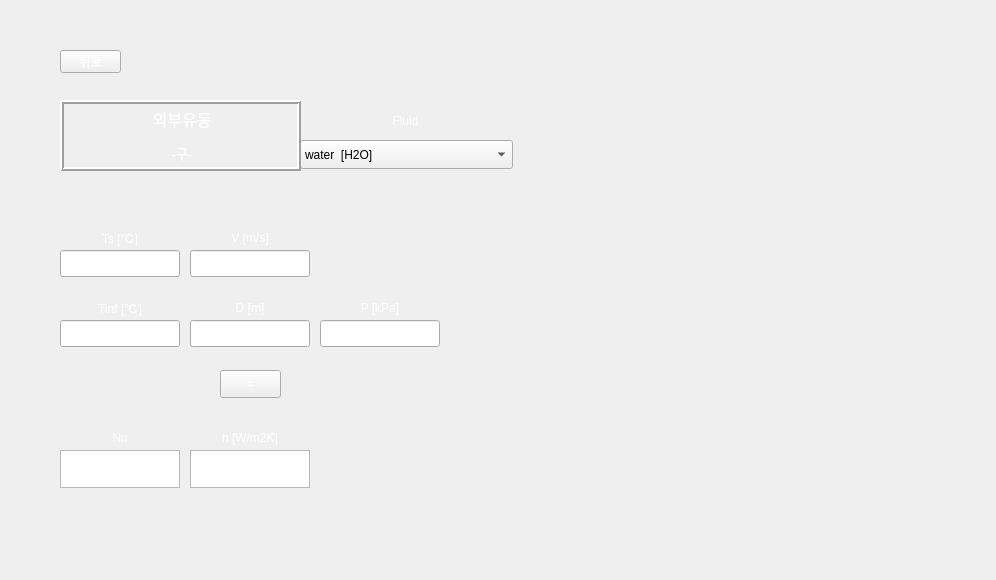
<?xml version="1.0" encoding="UTF-8"?>
<ui version="4.0">
 <class>Form</class>
 <widget class="QWidget" name="Form">
  <property name="geometry">
   <rect>
    <x>0</x>
    <y>0</y>
    <width>996</width>
    <height>580</height>
   </rect>
  </property>
  <property name="minimumSize">
   <size>
    <width>996</width>
    <height>580</height>
   </size>
  </property>
  <property name="maximumSize">
   <size>
    <width>996</width>
    <height>580</height>
   </size>
  </property>
  <property name="windowTitle">
   <string>Form</string>
  </property>
  <property name="styleSheet">
   <string notr="true">background-image: url(:/background/하얀거.png);</string>
  </property>
  <widget class="QLabel" name="label_3">
   <property name="geometry">
    <rect>
     <x>190</x>
     <y>290</y>
     <width>120</width>
     <height>35</height>
    </rect>
   </property>
   <property name="styleSheet">
    <string notr="true">color: qlineargradient(spread:pad, x1:0, y1:1, x2:1, y2:0, stop:0 rgba(255, 255, 255, 255), stop:1 rgba(255, 255, 255, 255));
background-image: url(:/background/버튼2.png);
font: 10pt &quot;맑은 고딕&quot;;</string>
   </property>
   <property name="text">
    <string>D [m]</string>
   </property>
   <property name="alignment">
    <set>Qt::AlignCenter</set>
   </property>
  </widget>
  <widget class="QLineEdit" name="Tinf">
   <property name="geometry">
    <rect>
     <x>60</x>
     <y>320</y>
     <width>120</width>
     <height>27</height>
    </rect>
   </property>
   <property name="styleSheet">
    <string notr="true">
font: 12pt &quot;맑은 고딕&quot;;</string>
   </property>
  </widget>
  <widget class="QPushButton" name="check">
   <property name="geometry">
    <rect>
     <x>220</x>
     <y>370</y>
     <width>61</width>
     <height>28</height>
    </rect>
   </property>
   <property name="styleSheet">
    <string notr="true">QPushButton {
color: qlineargradient(spread:pad, x1:0, y1:1, x2:1, y2:0, stop:0 rgba(255, 255, 255, 255), stop:1 rgba(255, 255, 255, 255));
background-image: url(:/background/버튼2.png);
font: 10pt &quot;맑은 고딕&quot;;
}
QPushButton:hover{
border-image: url(:/background/버튼클릭2.png);
}</string>
   </property>
   <property name="text">
    <string>=</string>
   </property>
  </widget>
  <widget class="QLineEdit" name="D">
   <property name="geometry">
    <rect>
     <x>190</x>
     <y>320</y>
     <width>120</width>
     <height>27</height>
    </rect>
   </property>
   <property name="styleSheet">
    <string notr="true">
font: 12pt &quot;맑은 고딕&quot;;</string>
   </property>
  </widget>
  <widget class="QLabel" name="label_8">
   <property name="geometry">
    <rect>
     <x>60</x>
     <y>290</y>
     <width>120</width>
     <height>35</height>
    </rect>
   </property>
   <property name="styleSheet">
    <string notr="true">color: qlineargradient(spread:pad, x1:0, y1:1, x2:1, y2:0, stop:0 rgba(255, 255, 255, 255), stop:1 rgba(255, 255, 255, 255));
background-image: url(:/background/버튼2.png);
font: 10pt &quot;맑은 고딕&quot;;</string>
   </property>
   <property name="text">
    <string>Tinf [℃]</string>
   </property>
   <property name="alignment">
    <set>Qt::AlignCenter</set>
   </property>
  </widget>
  <widget class="QLineEdit" name="uinf">
   <property name="geometry">
    <rect>
     <x>190</x>
     <y>250</y>
     <width>120</width>
     <height>27</height>
    </rect>
   </property>
   <property name="styleSheet">
    <string notr="true">
font: 12pt &quot;맑은 고딕&quot;;</string>
   </property>
  </widget>
  <widget class="QLineEdit" name="Ts">
   <property name="geometry">
    <rect>
     <x>60</x>
     <y>250</y>
     <width>120</width>
     <height>27</height>
    </rect>
   </property>
   <property name="styleSheet">
    <string notr="true">
font: 12pt &quot;맑은 고딕&quot;;</string>
   </property>
  </widget>
  <widget class="QLabel" name="label_2">
   <property name="geometry">
    <rect>
     <x>190</x>
     <y>220</y>
     <width>120</width>
     <height>35</height>
    </rect>
   </property>
   <property name="styleSheet">
    <string notr="true">color: qlineargradient(spread:pad, x1:0, y1:1, x2:1, y2:0, stop:0 rgba(255, 255, 255, 255), stop:1 rgba(255, 255, 255, 255));
background-image: url(:/background/버튼2.png);
font: 10pt &quot;맑은 고딕&quot;;</string>
   </property>
   <property name="text">
    <string>V [m/s]</string>
   </property>
   <property name="alignment">
    <set>Qt::AlignCenter</set>
   </property>
  </widget>
  <widget class="QLabel" name="label_4">
   <property name="geometry">
    <rect>
     <x>320</x>
     <y>290</y>
     <width>120</width>
     <height>35</height>
    </rect>
   </property>
   <property name="styleSheet">
    <string notr="true">color: qlineargradient(spread:pad, x1:0, y1:1, x2:1, y2:0, stop:0 rgba(255, 255, 255, 255), stop:1 rgba(255, 255, 255, 255));
background-image: url(:/background/버튼2.png);
font: 10pt &quot;맑은 고딕&quot;;</string>
   </property>
   <property name="text">
    <string>P [kPa]</string>
   </property>
   <property name="alignment">
    <set>Qt::AlignCenter</set>
   </property>
  </widget>
  <widget class="QLabel" name="label">
   <property name="geometry">
    <rect>
     <x>60</x>
     <y>220</y>
     <width>120</width>
     <height>35</height>
    </rect>
   </property>
   <property name="styleSheet">
    <string notr="true">color: qlineargradient(spread:pad, x1:0, y1:1, x2:1, y2:0, stop:0 rgba(255, 255, 255, 255), stop:1 rgba(255, 255, 255, 255));
background-image: url(:/background/버튼2.png);
font: 10pt &quot;맑은 고딕&quot;;</string>
   </property>
   <property name="text">
    <string>Ts [℃]</string>
   </property>
   <property name="alignment">
    <set>Qt::AlignCenter</set>
   </property>
  </widget>
  <widget class="QLineEdit" name="P">
   <property name="geometry">
    <rect>
     <x>320</x>
     <y>320</y>
     <width>120</width>
     <height>27</height>
    </rect>
   </property>
   <property name="styleSheet">
    <string notr="true">
font: 12pt &quot;맑은 고딕&quot;;</string>
   </property>
  </widget>
  <widget class="QPushButton" name="pushButton">
   <property name="geometry">
    <rect>
     <x>60</x>
     <y>50</y>
     <width>61</width>
     <height>23</height>
    </rect>
   </property>
   <property name="styleSheet">
    <string notr="true">QPushButton {
color: qlineargradient(spread:pad, x1:0, y1:1, x2:1, y2:0, stop:0 rgba(255, 255, 255, 255), stop:1 rgba(255, 255, 255, 255));
background-image: url(:/background/버튼2.png);
font: 10pt &quot;맑은 고딕&quot;;
}
QPushButton:hover{
border-image: url(:/background/버튼클릭2.png);
}</string>
   </property>
   <property name="text">
    <string>뒤로</string>
   </property>
  </widget>
  <widget class="QLabel" name="label_10">
   <property name="geometry">
    <rect>
     <x>60</x>
     <y>420</y>
     <width>120</width>
     <height>35</height>
    </rect>
   </property>
   <property name="styleSheet">
    <string notr="true">color: qlineargradient(spread:pad, x1:0, y1:1, x2:1, y2:0, stop:0 rgba(255, 255, 255, 255), stop:1 rgba(255, 255, 255, 255));
background-image: url(:/background/버튼2.png);
font: 10pt &quot;맑은 고딕&quot;;</string>
   </property>
   <property name="text">
    <string>Nu</string>
   </property>
   <property name="alignment">
    <set>Qt::AlignCenter</set>
   </property>
  </widget>
  <widget class="QLabel" name="label_9">
   <property name="geometry">
    <rect>
     <x>190</x>
     <y>420</y>
     <width>120</width>
     <height>35</height>
    </rect>
   </property>
   <property name="styleSheet">
    <string notr="true">color: qlineargradient(spread:pad, x1:0, y1:1, x2:1, y2:0, stop:0 rgba(255, 255, 255, 255), stop:1 rgba(255, 255, 255, 255));
background-image: url(:/background/버튼2.png);
font: 10pt &quot;맑은 고딕&quot;;</string>
   </property>
   <property name="text">
    <string>h [W/m2K]</string>
   </property>
   <property name="alignment">
    <set>Qt::AlignCenter</set>
   </property>
  </widget>
  <widget class="QTextBrowser" name="textBrowser_2">
   <property name="geometry">
    <rect>
     <x>190</x>
     <y>450</y>
     <width>120</width>
     <height>38</height>
    </rect>
   </property>
   <property name="sizePolicy">
    <sizepolicy hsizetype="Expanding" vsizetype="Preferred">
     <horstretch>0</horstretch>
     <verstretch>0</verstretch>
    </sizepolicy>
   </property>
   <property name="maximumSize">
    <size>
     <width>16777215</width>
     <height>38</height>
    </size>
   </property>
   <property name="styleSheet">
    <string notr="true">
font: 12pt &quot;맑은 고딕&quot;;</string>
   </property>
  </widget>
  <widget class="QTextBrowser" name="textBrowser">
   <property name="geometry">
    <rect>
     <x>60</x>
     <y>450</y>
     <width>120</width>
     <height>38</height>
    </rect>
   </property>
   <property name="sizePolicy">
    <sizepolicy hsizetype="Expanding" vsizetype="Preferred">
     <horstretch>0</horstretch>
     <verstretch>0</verstretch>
    </sizepolicy>
   </property>
   <property name="maximumSize">
    <size>
     <width>16777215</width>
     <height>38</height>
    </size>
   </property>
   <property name="styleSheet">
    <string notr="true">
font: 12pt &quot;맑은 고딕&quot;;</string>
   </property>
  </widget>
  <widget class="QLabel" name="label_5">
   <property name="geometry">
    <rect>
     <x>300</x>
     <y>102</y>
     <width>211</width>
     <height>38</height>
    </rect>
   </property>
   <property name="styleSheet">
    <string notr="true">color: qlineargradient(spread:pad, x1:0, y1:1, x2:1, y2:0, stop:0 rgba(255, 255, 255, 255), stop:1 rgba(255, 255, 255, 255));
background-image: url(:/background/버튼2.png);
font: 10pt &quot;맑은 고딕&quot;;</string>
   </property>
   <property name="text">
    <string>Fluid</string>
   </property>
   <property name="alignment">
    <set>Qt::AlignCenter</set>
   </property>
  </widget>
  <widget class="QLabel" name="label_6">
   <property name="geometry">
    <rect>
     <x>0</x>
     <y>0</y>
     <width>996</width>
     <height>580</height>
    </rect>
   </property>
   <property name="styleSheet">
    <string notr="true">image: url(:/background/배경2.png);</string>
   </property>
   <property name="text">
    <string/>
   </property>
  </widget>
  <widget class="QLabel" name="label_7">
   <property name="geometry">
    <rect>
     <x>530</x>
     <y>40</y>
     <width>421</width>
     <height>501</height>
    </rect>
   </property>
   <property name="styleSheet">
    <string notr="true">image: url(:/background/ex sphere.PNG);</string>
   </property>
   <property name="text">
    <string/>
   </property>
  </widget>
  <widget class="QLabel" name="label_11">
   <property name="geometry">
    <rect>
     <x>540</x>
     <y>340</y>
     <width>391</width>
     <height>161</height>
    </rect>
   </property>
   <property name="styleSheet">
    <string notr="true">image: url(:/background/ex sphere-2.PNG);</string>
   </property>
   <property name="text">
    <string/>
   </property>
  </widget>
  <widget class="QComboBox" name="fluid_2">
   <property name="geometry">
    <rect>
     <x>300</x>
     <y>140</y>
     <width>213</width>
     <height>29</height>
    </rect>
   </property>
   <property name="styleSheet">
    <string notr="true">background-image: url(:/background/하얀거.png);
font: 10pt &quot;맑은 고딕&quot;;</string>
   </property>
   <item>
    <property name="text">
     <string>water  [H2O]</string>
    </property>
   </item>
   <item>
    <property name="text">
     <string>air</string>
    </property>
   </item>
   <item>
    <property name="text">
     <string>1-Butene  [C4H8]</string>
    </property>
   </item>
   <item>
    <property name="text">
     <string>Acetone  [C3H6O]</string>
    </property>
   </item>
   <item>
    <property name="text">
     <string>Ammonia  [NH3]</string>
    </property>
   </item>
   <item>
    <property name="text">
     <string>Argon  [Ar]</string>
    </property>
   </item>
   <item>
    <property name="text">
     <string>Benzene  [C6H6]</string>
    </property>
   </item>
   <item>
    <property name="text">
     <string>CarbonDioxide  [CO2]</string>
    </property>
   </item>
   <item>
    <property name="text">
     <string>CarbonMonoxide  [CO]</string>
    </property>
   </item>
   <item>
    <property name="text">
     <string>CarbonylSulfide  [COS]</string>
    </property>
   </item>
   <item>
    <property name="text">
     <string>CycloHexane  [C6H12]</string>
    </property>
   </item>
   <item>
    <property name="text">
     <string>CycloPropane  [C3H6]</string>
    </property>
   </item>
   <item>
    <property name="text">
     <string>Cyclopentane  [C5H10]</string>
    </property>
   </item>
   <item>
    <property name="text">
     <string>D4  [C8H24O4Si4]</string>
    </property>
   </item>
   <item>
    <property name="text">
     <string>D5  [C10H30O5Si5]</string>
    </property>
   </item>
   <item>
    <property name="text">
     <string>D6  [C12H36O6Si6]</string>
    </property>
   </item>
   <item>
    <property name="text">
     <string>Deuterium  [D2]</string>
    </property>
   </item>
   <item>
    <property name="text">
     <string>Dichloroethane  [C2Cl2H4]</string>
    </property>
   </item>
   <item>
    <property name="text">
     <string>DiethylEther  [C4H10O]</string>
    </property>
   </item>
   <item>
    <property name="text">
     <string>DimethylCarbonate  [C3H6O3]</string>
    </property>
   </item>
   <item>
    <property name="text">
     <string>DimethylEther  [C2H6O]</string>
    </property>
   </item>
   <item>
    <property name="text">
     <string>Ethane  [C2H6]</string>
    </property>
   </item>
   <item>
    <property name="text">
     <string>Ethanol  [C2H6O]</string>
    </property>
   </item>
   <item>
    <property name="text">
     <string>EthylBenzene  [C8H10]</string>
    </property>
   </item>
   <item>
    <property name="text">
     <string>Ethylene  [C2H4]</string>
    </property>
   </item>
   <item>
    <property name="text">
     <string>EthyleneOxide  [C2H4O]</string>
    </property>
   </item>
   <item>
    <property name="text">
     <string>Fluorine  [F2]</string>
    </property>
   </item>
   <item>
    <property name="text">
     <string>HFE143m  [C2F3H3O]</string>
    </property>
   </item>
   <item>
    <property name="text">
     <string>HeavyWater  [D2O]</string>
    </property>
   </item>
   <item>
    <property name="text">
     <string>Helium  [He]</string>
    </property>
   </item>
   <item>
    <property name="text">
     <string>Hydrogen  [H2]</string>
    </property>
   </item>
   <item>
    <property name="text">
     <string>HydrogenChloride  [ClH]</string>
    </property>
   </item>
   <item>
    <property name="text">
     <string>HydrogenSulfide  [H2S]</string>
    </property>
   </item>
   <item>
    <property name="text">
     <string>IsoButane  [C4H10]</string>
    </property>
   </item>
   <item>
    <property name="text">
     <string>IsoButene  [C4H8]</string>
    </property>
   </item>
   <item>
    <property name="text">
     <string>Isohexane  [C6H14]</string>
    </property>
   </item>
   <item>
    <property name="text">
     <string>Isopentane  [C5H12]</string>
    </property>
   </item>
   <item>
    <property name="text">
     <string>Krypton  [Kr]</string>
    </property>
   </item>
   <item>
    <property name="text">
     <string>MD2M  [C10H30O3Si4]</string>
    </property>
   </item>
   <item>
    <property name="text">
     <string>MD3M  [C12H36O4Si5]</string>
    </property>
   </item>
   <item>
    <property name="text">
     <string>MD4M  [C14H42O5Si6]</string>
    </property>
   </item>
   <item>
    <property name="text">
     <string>MDM  [C8H24O2Si3]</string>
    </property>
   </item>
   <item>
    <property name="text">
     <string>MM  [C6H18OSi2]</string>
    </property>
   </item>
   <item>
    <property name="text">
     <string>Methane  [CH4]</string>
    </property>
   </item>
   <item>
    <property name="text">
     <string>Methanol  [CH4O]</string>
    </property>
   </item>
   <item>
    <property name="text">
     <string>MethylLinoleate  [C19H34O2]</string>
    </property>
   </item>
   <item>
    <property name="text">
     <string>MethylLinolenate  [C19H32O2]</string>
    </property>
   </item>
   <item>
    <property name="text">
     <string>MethylOleate  [C19H36O2]</string>
    </property>
   </item>
   <item>
    <property name="text">
     <string>MethylPalmitate  [C17H34O2]</string>
    </property>
   </item>
   <item>
    <property name="text">
     <string>MethylStearate  [C19H38O2]</string>
    </property>
   </item>
   <item>
    <property name="text">
     <string>Neon  [Ne]</string>
    </property>
   </item>
   <item>
    <property name="text">
     <string>Neopentane  [C5H12]</string>
    </property>
   </item>
   <item>
    <property name="text">
     <string>Nitrogen  [N2]</string>
    </property>
   </item>
   <item>
    <property name="text">
     <string>NitrousOxide  [N2O]</string>
    </property>
   </item>
   <item>
    <property name="text">
     <string>Novec649  [C6F12O]</string>
    </property>
   </item>
   <item>
    <property name="text">
     <string>OrthoDeuterium</string>
    </property>
   </item>
   <item>
    <property name="text">
     <string>OrthoHydrogen</string>
    </property>
   </item>
   <item>
    <property name="text">
     <string>Oxygen  [O2]</string>
    </property>
   </item>
   <item>
    <property name="text">
     <string>ParaDeuterium</string>
    </property>
   </item>
   <item>
    <property name="text">
     <string>ParaHydrogen</string>
    </property>
   </item>
   <item>
    <property name="text">
     <string>Propylene  [C3H6]</string>
    </property>
   </item>
   <item>
    <property name="text">
     <string>Propyne  [C3H4]</string>
    </property>
   </item>
   <item>
    <property name="text">
     <string>R11</string>
    </property>
   </item>
   <item>
    <property name="text">
     <string>R113</string>
    </property>
   </item>
   <item>
    <property name="text">
     <string>R114</string>
    </property>
   </item>
   <item>
    <property name="text">
     <string>R115</string>
    </property>
   </item>
   <item>
    <property name="text">
     <string>R116</string>
    </property>
   </item>
   <item>
    <property name="text">
     <string>R12</string>
    </property>
   </item>
   <item>
    <property name="text">
     <string>R123</string>
    </property>
   </item>
   <item>
    <property name="text">
     <string>R1233zd(E)</string>
    </property>
   </item>
   <item>
    <property name="text">
     <string>R1234yf</string>
    </property>
   </item>
   <item>
    <property name="text">
     <string>R1234ze(E)</string>
    </property>
   </item>
   <item>
    <property name="text">
     <string>R1234ze(Z)</string>
    </property>
   </item>
   <item>
    <property name="text">
     <string>R124</string>
    </property>
   </item>
   <item>
    <property name="text">
     <string>R1243zf</string>
    </property>
   </item>
   <item>
    <property name="text">
     <string>R125</string>
    </property>
   </item>
   <item>
    <property name="text">
     <string>R13</string>
    </property>
   </item>
   <item>
    <property name="text">
     <string>R134a</string>
    </property>
   </item>
   <item>
    <property name="text">
     <string>R13l1</string>
    </property>
   </item>
   <item>
    <property name="text">
     <string>R14</string>
    </property>
   </item>
   <item>
    <property name="text">
     <string>R141b</string>
    </property>
   </item>
   <item>
    <property name="text">
     <string>R142b</string>
    </property>
   </item>
   <item>
    <property name="text">
     <string>R143a</string>
    </property>
   </item>
   <item>
    <property name="text">
     <string>R152A</string>
    </property>
   </item>
   <item>
    <property name="text">
     <string>R161</string>
    </property>
   </item>
   <item>
    <property name="text">
     <string>R21</string>
    </property>
   </item>
   <item>
    <property name="text">
     <string>R218</string>
    </property>
   </item>
   <item>
    <property name="text">
     <string>R22</string>
    </property>
   </item>
   <item>
    <property name="text">
     <string>R227EA</string>
    </property>
   </item>
   <item>
    <property name="text">
     <string>R23</string>
    </property>
   </item>
   <item>
    <property name="text">
     <string>R236EA</string>
    </property>
   </item>
   <item>
    <property name="text">
     <string>R236FA</string>
    </property>
   </item>
   <item>
    <property name="text">
     <string>R245ca</string>
    </property>
   </item>
   <item>
    <property name="text">
     <string>R245fa</string>
    </property>
   </item>
   <item>
    <property name="text">
     <string>R32</string>
    </property>
   </item>
   <item>
    <property name="text">
     <string>R365MFC</string>
    </property>
   </item>
   <item>
    <property name="text">
     <string>R40</string>
    </property>
   </item>
   <item>
    <property name="text">
     <string>R404A</string>
    </property>
   </item>
   <item>
    <property name="text">
     <string>R407C</string>
    </property>
   </item>
   <item>
    <property name="text">
     <string>R41</string>
    </property>
   </item>
   <item>
    <property name="text">
     <string>R410A</string>
    </property>
   </item>
   <item>
    <property name="text">
     <string>R507A</string>
    </property>
   </item>
   <item>
    <property name="text">
     <string>RC318</string>
    </property>
   </item>
   <item>
    <property name="text">
     <string>SES36</string>
    </property>
   </item>
   <item>
    <property name="text">
     <string>SulfurDioxide  [O2S]</string>
    </property>
   </item>
   <item>
    <property name="text">
     <string>SulfurHexafluoride  [F6S]</string>
    </property>
   </item>
   <item>
    <property name="text">
     <string>Toluene  [C7H8]</string>
    </property>
   </item>
   <item>
    <property name="text">
     <string>Xenon  [Xe]</string>
    </property>
   </item>
   <item>
    <property name="text">
     <string>cis-2-Butene  [C4H8]</string>
    </property>
   </item>
   <item>
    <property name="text">
     <string>m-Xylene  [C8H10]</string>
    </property>
   </item>
   <item>
    <property name="text">
     <string>n-Butane  [C4H10]</string>
    </property>
   </item>
   <item>
    <property name="text">
     <string>n-Decane  [C10H22]</string>
    </property>
   </item>
   <item>
    <property name="text">
     <string>n-Dodecane  [C12H26]</string>
    </property>
   </item>
   <item>
    <property name="text">
     <string>n-Heptane  [C7H16]</string>
    </property>
   </item>
   <item>
    <property name="text">
     <string>n-Hexane  [C6H14]</string>
    </property>
   </item>
   <item>
    <property name="text">
     <string>n-Nonane  [C9H20]</string>
    </property>
   </item>
   <item>
    <property name="text">
     <string>n-Octane  [C8H18]</string>
    </property>
   </item>
   <item>
    <property name="text">
     <string>n-Pentane  [C5H12]</string>
    </property>
   </item>
   <item>
    <property name="text">
     <string>n-Propane  [C3H8]</string>
    </property>
   </item>
   <item>
    <property name="text">
     <string>n-Undecane  [C11H24]</string>
    </property>
   </item>
   <item>
    <property name="text">
     <string>o-Xylene  [C8H10]</string>
    </property>
   </item>
   <item>
    <property name="text">
     <string>p-Xylene  [C8H10]</string>
    </property>
   </item>
   <item>
    <property name="text">
     <string>trans-2-Butene  [C4H8]</string>
    </property>
   </item>
  </widget>
  <widget class="QLabel" name="label_12">
   <property name="geometry">
    <rect>
     <x>60</x>
     <y>100</y>
     <width>241</width>
     <height>71</height>
    </rect>
   </property>
   <property name="styleSheet">
    <string notr="true">font: 10pt &quot;맑은 고딕&quot;;
color: rgb(255, 255, 255);
background-image: url(:/background/버튼2.png);</string>
   </property>
   <property name="frameShape">
    <enum>QFrame::Box</enum>
   </property>
   <property name="frameShadow">
    <enum>QFrame::Raised</enum>
   </property>
   <property name="lineWidth">
    <number>2</number>
   </property>
   <property name="text">
    <string>&lt;!DOCTYPE HTML PUBLIC &quot;-//W3C//DTD HTML 4.0//EN&quot; &quot;http://www.w3.org/TR/REC-html40/strict.dtd&quot;&gt;
&lt;html&gt;&lt;head&gt;&lt;meta name=&quot;qrichtext&quot; content=&quot;1&quot; /&gt;&lt;style type=&quot;text/css&quot;&gt;
p, li { white-space: pre-wrap; }
&lt;/style&gt;&lt;/head&gt;&lt;body style=&quot; font-family:'맑은 고딕'; font-size:10pt; font-weight:400; font-style:normal;&quot;&gt;
&lt;p align=&quot;center&quot; style=&quot; margin-top:12px; margin-bottom:12px; margin-left:0px; margin-right:0px; -qt-block-indent:0; text-indent:0px;&quot;&gt;&lt;span style=&quot; font-size:12pt;&quot;&gt;외부유동&lt;/span&gt;&lt;/p&gt;
&lt;p align=&quot;center&quot; style=&quot; margin-top:12px; margin-bottom:12px; margin-left:0px; margin-right:0px; -qt-block-indent:0; text-indent:0px;&quot;&gt;-구-&lt;/p&gt;&lt;/body&gt;&lt;/html&gt;</string>
   </property>
   <property name="buddy">
    <cstring>pushButton</cstring>
   </property>
  </widget>
  <zorder>label_6</zorder>
  <zorder>label_3</zorder>
  <zorder>check</zorder>
  <zorder>D</zorder>
  <zorder>label_8</zorder>
  <zorder>label_2</zorder>
  <zorder>label_4</zorder>
  <zorder>label</zorder>
  <zorder>P</zorder>
  <zorder>pushButton</zorder>
  <zorder>textBrowser_2</zorder>
  <zorder>textBrowser</zorder>
  <zorder>label_5</zorder>
  <zorder>label_7</zorder>
  <zorder>label_11</zorder>
  <zorder>Tinf</zorder>
  <zorder>uinf</zorder>
  <zorder>Ts</zorder>
  <zorder>fluid_2</zorder>
  <zorder>label_12</zorder>
  <zorder>label_10</zorder>
  <zorder>label_9</zorder>
 </widget>
 <resources>
  <include location="../resource/resources.qrc"/>
 </resources>
 <connections/>
</ui>
